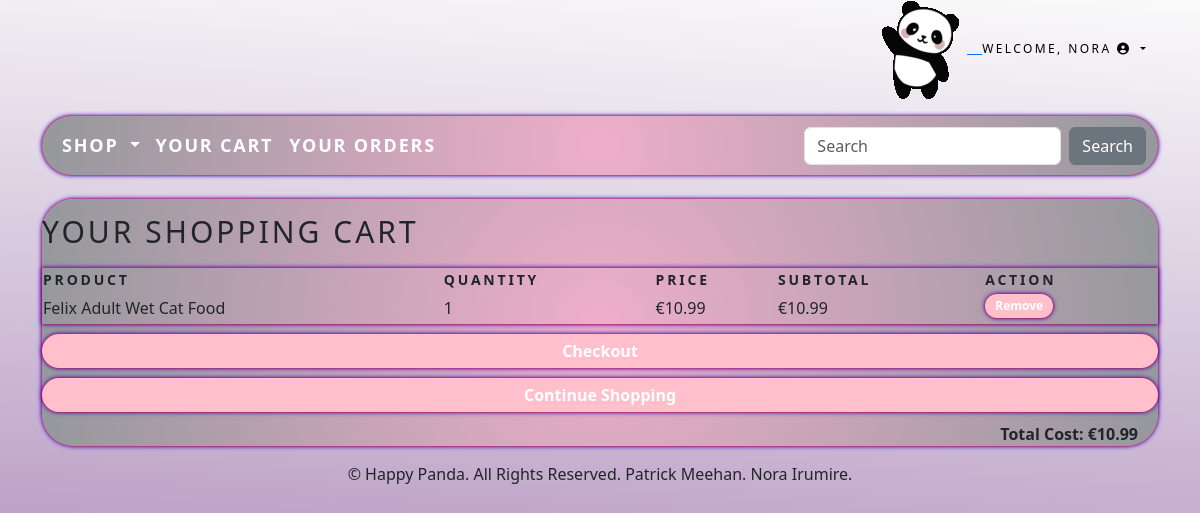
/cartapp/cart_detail/ (signed in), run on an earlier commit of the app's database.
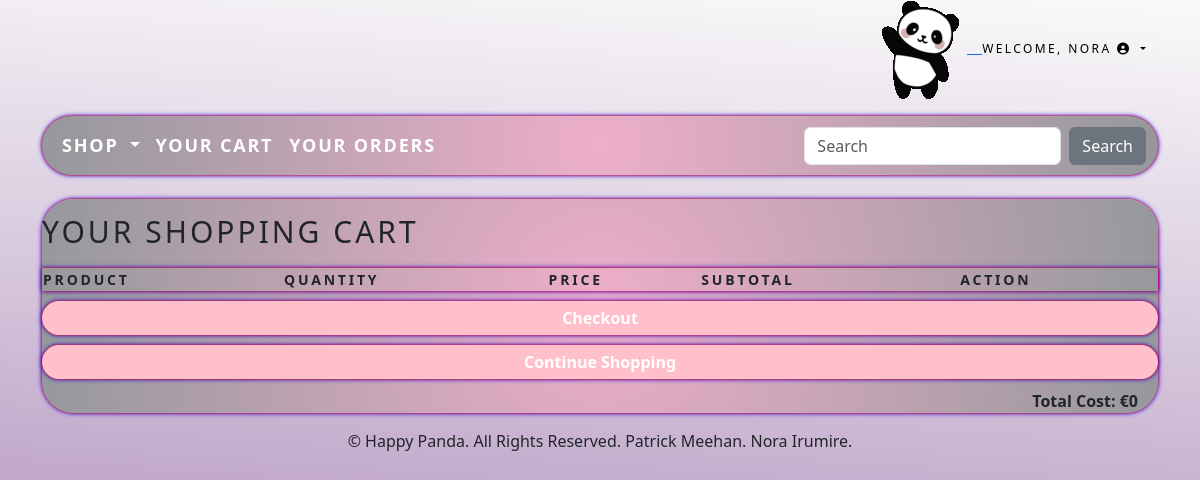
And on a later commit of the database.
### cartapp/models.py (models this page shows, shortened)
class CartItem(models.Model):
    product = models.ForeignKey(Product, on_delete=models.CASCADE)
    cart = models.ForeignKey(Cart, on_delete=models.CASCADE)
    quantity = models.PositiveIntegerField(default=1)
    active = models.BooleanField(default=True)
    class Meta:
        db_table = 'CartItem'
    def sub_total(self):
        return self.product.price * self.quantity

### shop/models.py (models this page shows, shortened)
class Product(models.Model):
    id = models.UUIDField(
        primary_key=True,
        default=uuid.uuid4,
        editable=False)
    image_thumbnail = ImageSpecField(source='image',
                                     processors=[ResizeToFill(250,250)],
                                     format='JPEG',
                                     options={'quality':100})
    name = models.CharField(max_length=250, unique=True)
    description = models.TextField(blank = True)
    category = models.ForeignKey(Category, on_delete=models.CASCADE)
    price = models.DecimalField(max_digits=10, decimal_places=2)
    image = models.ImageField(upload_to = 'product', blank=True)
    stock = models.IntegerField()
    available = models.BooleanField(default=True)
    created = models.DateTimeField(auto_now_add=True, blank = True, null= True)
    updated = models.DateTimeField(auto_now=True, blank = True, null= True)
    pet = models.ForeignKey(Pet, on_delete=models.CASCADE)
    class Meta:
        ordering = ('name',)
        verbose_name = 'product'
        verbose_name_plural = 'products'

### cartapp/views.py (the view)
# urls.py: path('cart_detail/', views.cart_detail, name='cart_detail'),
@login_required
def cart_detail(request):
    cart = Cart.objects.filter(user=request.user).first()
    cart_items = CartItem.objects.filter(cart=cart) if cart else []
    total_cost = sum(item.sub_total() for item in cart_items) if cart else 0
    context = {
        'cart': cart,
        'cart_items': cart_items,
        'total_cost': total_cost,
    }
    return render(request, 'cart_detail.html', context)

### accounts/templatetags/auth_extras.py (called while the page is built)
@register.filter(name='has_group')
def has_group(user, group_name):
    group = Group.objects.get(name=group_name)
    return True if group in user.groups.all() else False

### shop/context_processors.py (called while the page is built)
def menu_links(request):
    links = Category.objects.all()
    return {'links':links}

### shop/models.py (called while the page is built)
    def get_absolute_url(self):
        return reverse('shop:products_by_category', args=[self.id])

### cartapp/templates/cart_detail.html
{% extends "base.html" %}
{% load static %}
{% block content %}
<div style="border-radius: 2em; box-shadow: 0 0 3px #FF0000, 0 0 5px #0000FF; background: radial-gradient(circle, rgba(238, 174, 202, 1) 0%, rgba(149, 152, 156, 1) 100%);">
    <h1 style="font-size: 30px; text-transform: uppercase; letter-spacing: .1em; padding-top: 15px; padding-bottom: 10px;">Your Shopping Cart</h1>
    <table style="width: 100%; box-shadow: 0 0 3px #FF0000, 0 0 5px #0000FF;">
        <thead>
            <tr>
                <th style="font-size: 14px; text-transform: uppercase; letter-spacing: .2em;">Product</th>
                <th style="font-size: 14px; text-transform: uppercase; letter-spacing: .2em;">Quantity</th>
                <th style="font-size: 14px; text-transform: uppercase; letter-spacing: .2em;">Price</th>
                <th style="font-size: 14px; text-transform: uppercase; letter-spacing: .2em;">Subtotal</th>
                <th style="font-size: 14px; text-transform: uppercase; letter-spacing: .2em;">Action</th>
            </tr>
        </thead>
        <tbody>
            {% for item in cart_items %}
                <tr>
                    <td>{{ item.product.name }}</td>
                    <td>{{ item.quantity }}</td>
                    <td>€{{ item.product.price }}</td>
                    <td>€{{ item.sub_total }}</td>
                    <td>
                        <a href="{% url 'cart:remove_from_cart' item.product.id %}" style="box-shadow: 0 0 3px #FF0000, 0 0 5px #0000FF; color: white; font-weight: bold; background-color: pink; border-color: pink; text-decoration: none; padding: 3px 10px; border-radius: 2em; margin-right: 10px; margin-bottom: 5px; display: inline-block; font-size: 12px;">Remove</a>
                    </td>
                </tr>
            {% endfor %}
        </tbody>
    </table>
    <a href="{% url 'cart:checkout' %}" style="box-shadow: 0 0 3px #FF0000, 0 0 5px #0000FF; color: white; font-weight: bold; background-color: pink; border-color: pink; text-decoration: none; padding: 5px 10px; border-radius: 2em; margin-top: 10px; display: block; width: 100%; text-align: center;">Checkout</a>
    <a href="{% url 'shop:all_products' %}" style="box-shadow: 0 0 3px #FF0000, 0 0 5px #0000FF; color: white; font-weight: bold; background-color: pink; border-color: pink; text-decoration: none; padding: 5px 10px; border-radius: 2em; margin-top: 10px; display: block; width: 100%; text-align: center;">Continue Shopping</a>
    <p style="font-weight: bold; text-align: right; padding-right: 20px; padding-top: 10px;">Total Cost: €{{ total_cost }}</p>
</div>
{% endblock %}

What changed in the data, as far as the page shows it:
removed CartItem: product.name "Felix Adult Wet Cat Food", quantity "1", product.price "10.99", sub_total "10.99"
Also different on the page:
{{ total_cost }}: "10.99" → "0"
